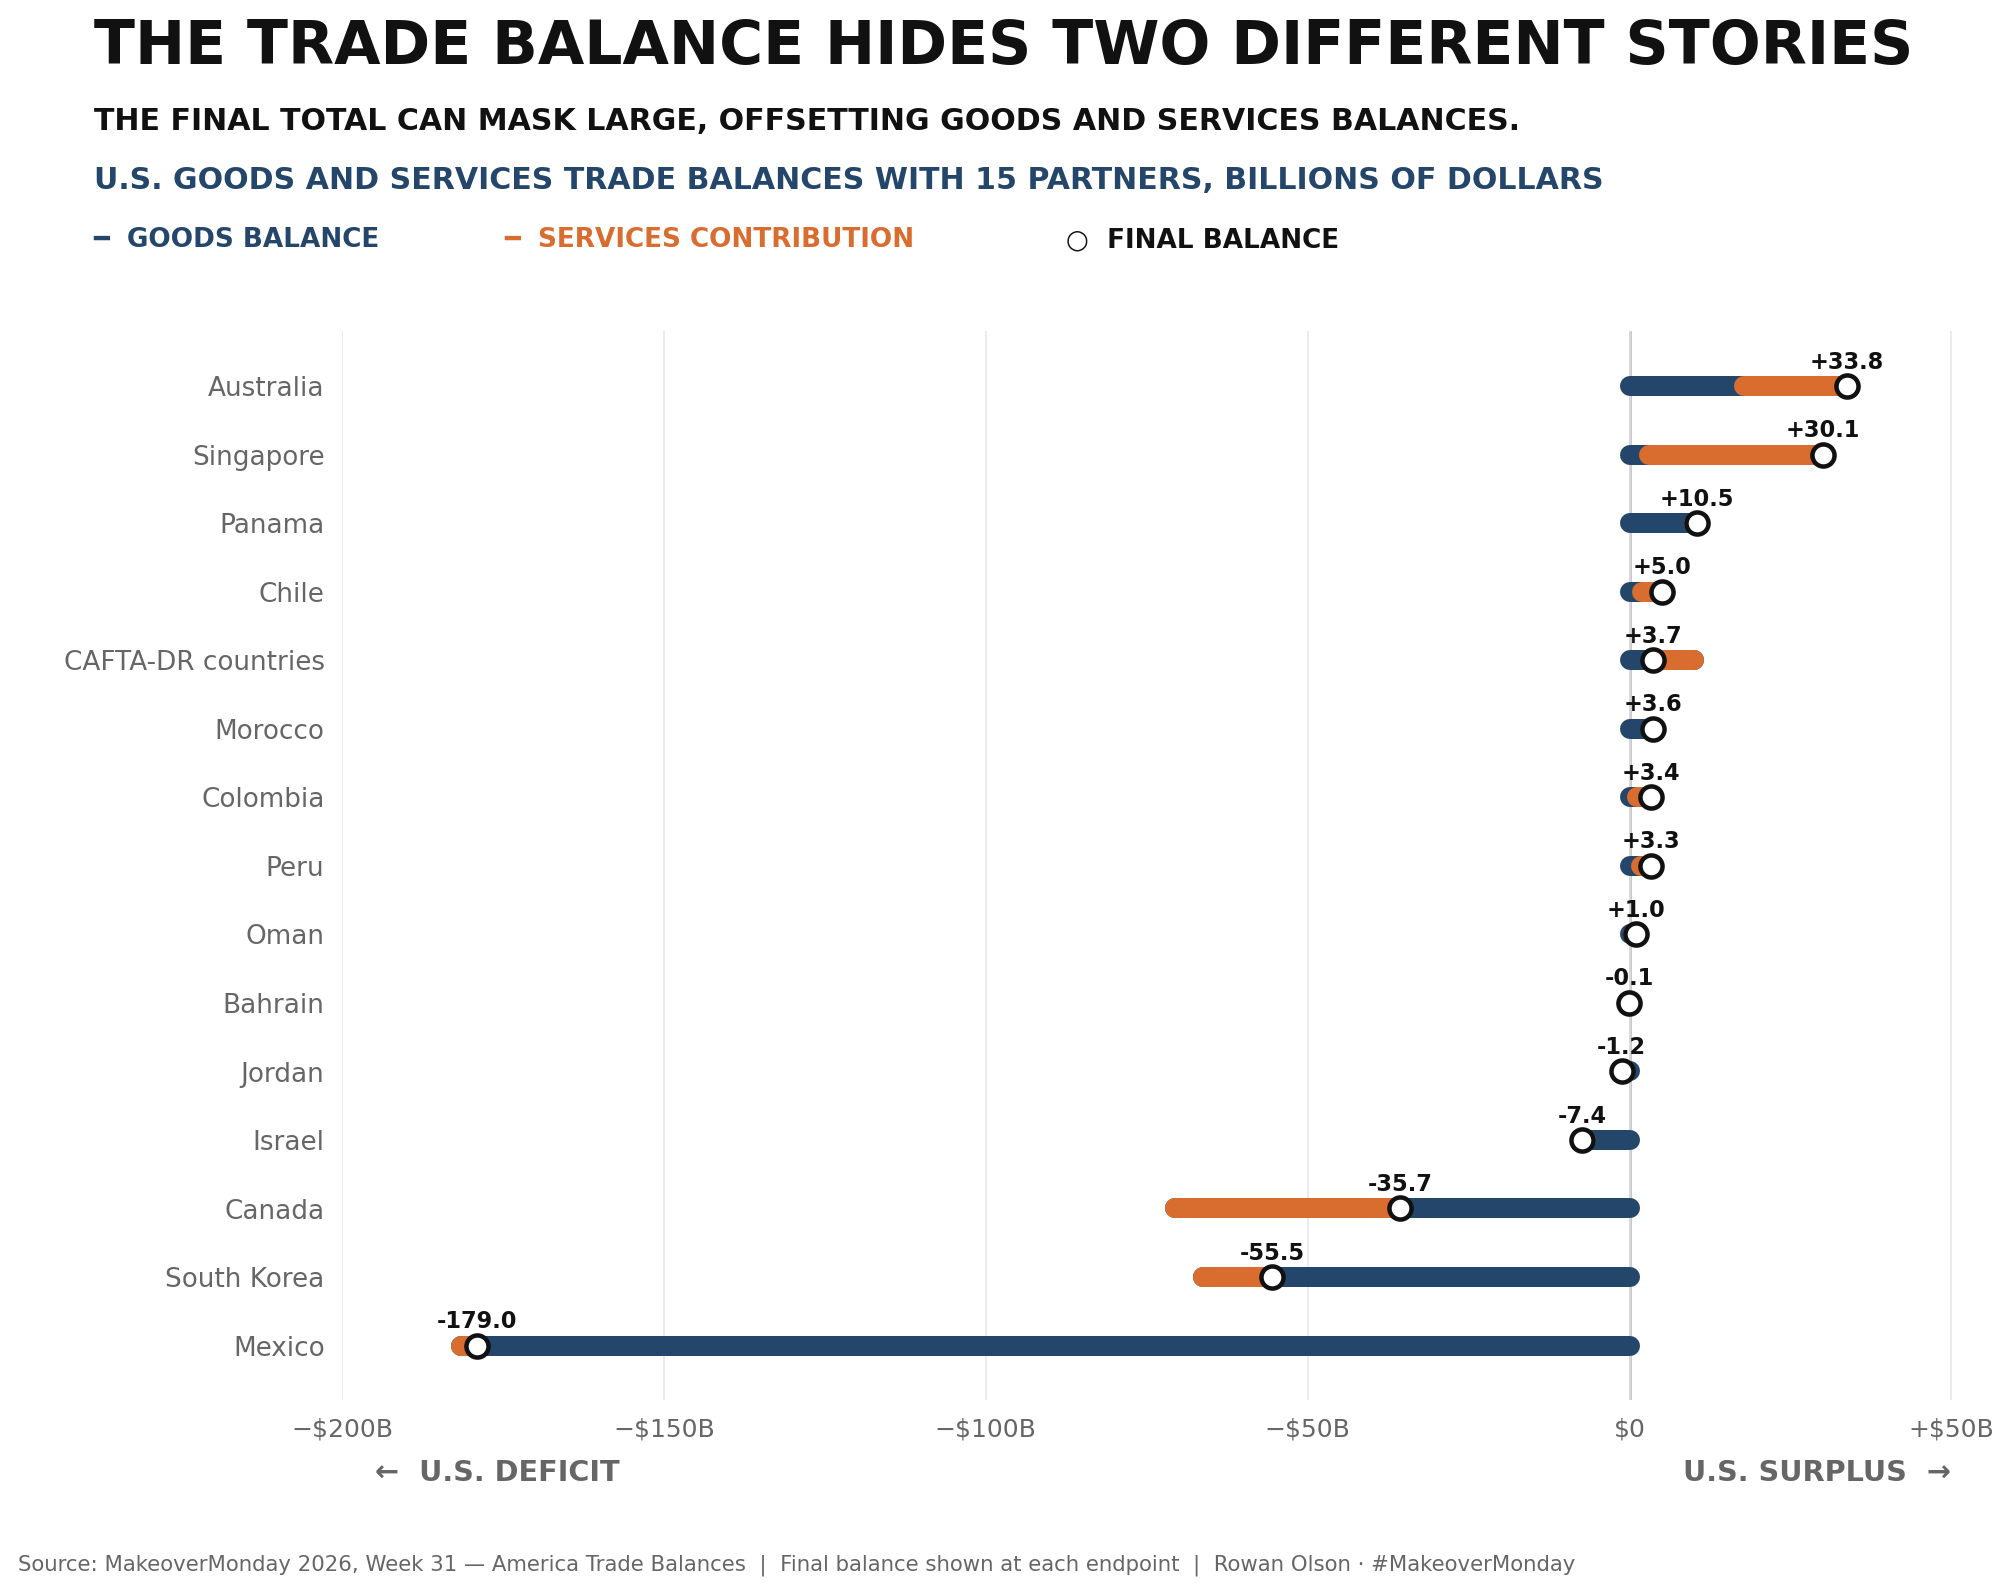

The script that saved this image:
from pathlib import Path
import pandas as pd
import numpy as np
import matplotlib.pyplot as plt

HERE = Path(__file__).resolve().parent
df = pd.read_csv(HERE / 'MM2026 W31 America Trade Balances.csv')

assert df['Country'].notna().all()
assert df[['Goods and services ($B)', 'Goods ($B)', 'Services ($B)']].notna().all().all()

df = df.rename(columns={'Goods and services ($B)': 'Total', 'Goods ($B)': 'Goods', 'Services ($B)': 'Services'})
df = df.sort_values('Total').reset_index(drop=True)
df['y'] = np.arange(len(df))

BG, TEXT, MUTED, GRID = '#FFFFFF', '#111111', '#666666', '#E3E3E3'
GOODS, SERVICES, TOTAL = '#24466B', '#D96C2F', '#111111'
FONT = 'DejaVu Sans'

fig, ax = plt.subplots(figsize=(12, 9))
fig.patch.set_facecolor(BG)
ax.set_facecolor(BG)

for _, row in df.iterrows():
    ax.plot([0, row['Goods']], [row['y'], row['y']], color=GOODS, linewidth=8, solid_capstyle='round', zorder=2)
    ax.plot([row['Goods'], row['Total']], [row['y'], row['y']], color=SERVICES, linewidth=8, solid_capstyle='round', zorder=3)
    ax.scatter(row['Total'], row['y'], s=78, color=BG, edgecolor=TOTAL, linewidth=1.8, zorder=4)

for _, row in df.iterrows():
    ax.annotate(f"{row['Total']:+.1f}", xy=(row['Total'], row['y']), xytext=(0, 5), textcoords='offset points', fontsize=9, fontfamily=FONT, fontweight='bold', color=TEXT, ha='center', va='bottom')

ax.axvline(0, color='#B8B8B8', linewidth=1.0, zorder=1)
ax.set_xlim(-200, 55)
ax.set_ylim(-0.8, len(df) - 0.2)
ax.set_yticks(df['y'])
ax.set_yticklabels(df['Country'], fontsize=10.5, fontfamily=FONT, color=MUTED)
ax.set_xticks([-200, -150, -100, -50, 0, 50])
ax.set_xticklabels(['−$200B', '−$150B', '−$100B', '−$50B', '$0', '+$50B'], fontsize=10, fontfamily=FONT, color=MUTED)
ax.grid(True, axis='x', color=GRID, linewidth=0.7, alpha=0.8, zorder=0)

for spine in ['top', 'right', 'left', 'bottom']:
    ax.spines[spine].set_visible(False)

ax.tick_params(left=False, bottom=False, colors=MUTED)
ax.text(0.02, -0.075, '←  U.S. DEFICIT', transform=ax.transAxes, fontsize=11.5, fontfamily=FONT, fontweight='bold', color=MUTED, ha='left')
ax.text(0.98, -0.075, 'U.S. SURPLUS  →', transform=ax.transAxes, fontsize=11.5, fontfamily=FONT, fontweight='bold', color=MUTED, ha='right')

fig.text(0.075, 0.955, 'THE TRADE BALANCE HIDES TWO DIFFERENT STORIES', fontsize=24, fontfamily=FONT, fontweight='bold', color=TEXT, ha='left')
fig.text(0.075, 0.914, 'THE FINAL TOTAL CAN MASK LARGE, OFFSETTING GOODS AND SERVICES BALANCES.', fontsize=12, fontfamily=FONT, fontweight='bold', color=TEXT, ha='left')
fig.text(0.075, 0.878, 'U.S. GOODS AND SERVICES TRADE BALANCES WITH 15 PARTNERS, BILLIONS OF DOLLARS', fontsize=12, fontfamily=FONT, fontweight='bold', color=GOODS, ha='left')

fig.text(0.075, 0.842, '━  GOODS BALANCE', fontsize=10.5, fontfamily=FONT, fontweight='bold', color=GOODS, ha='left')
fig.text(0.265, 0.842, '━  SERVICES CONTRIBUTION', fontsize=10.5, fontfamily=FONT, fontweight='bold', color=SERVICES, ha='left')
fig.text(0.525, 0.842, '○  FINAL BALANCE', fontsize=10.5, fontfamily=FONT, fontweight='bold', color=TOTAL, ha='left')

fig.text(0.04, 0.025, 'Source: MakeoverMonday 2026, Week 31 — America Trade Balances  |  Final balance shown at each endpoint  |  Rowan Olson · #MakeoverMonday', fontsize=8.5, fontfamily=FONT, color=MUTED, ha='left')

fig.subplots_adjust(left=0.19, right=0.95, top=0.79, bottom=0.13)
plt.savefig(HERE / 'tradebalances.png', dpi=180, bbox_inches='tight', facecolor=BG)
plt.show()
